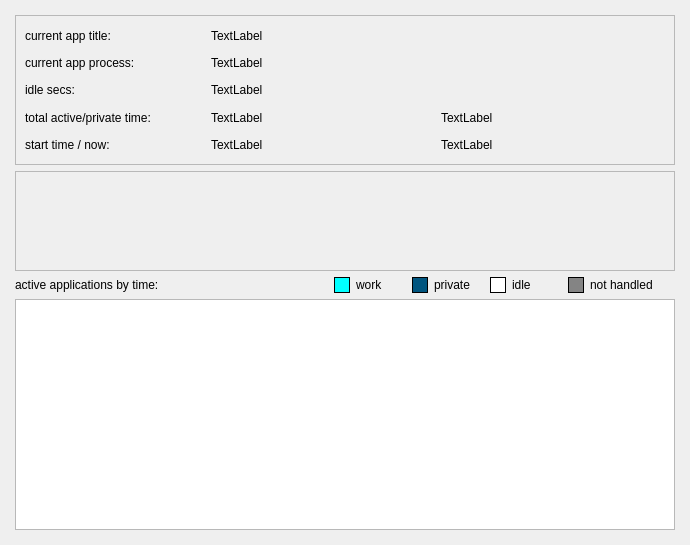
<?xml version="1.0" encoding="UTF-8"?>
<ui version="4.0">
 <class>MainWindow</class>
 <widget class="QMainWindow" name="MainWindow">
  <property name="geometry">
   <rect>
    <x>0</x>
    <y>0</y>
    <width>690</width>
    <height>545</height>
   </rect>
  </property>
  <property name="windowTitle">
   <string>MyTimeTracker</string>
  </property>
  <widget class="QWidget" name="centralwidget">
   <layout class="QVBoxLayout" name="verticalLayout_2">
    <item>
     <layout class="QVBoxLayout" name="verticalLayout">
      <property name="margin">
       <number>6</number>
      </property>
      <item>
       <widget class="QFrame" name="frame">
        <property name="minimumSize">
         <size>
          <width>660</width>
          <height>150</height>
         </size>
        </property>
        <property name="maximumSize">
         <size>
          <width>660</width>
          <height>150</height>
         </size>
        </property>
        <property name="frameShape">
         <enum>QFrame::StyledPanel</enum>
        </property>
        <property name="frameShadow">
         <enum>QFrame::Sunken</enum>
        </property>
        <layout class="QGridLayout" name="gridLayout_2">
         <item row="6" column="0">
          <widget class="QLabel" name="label_3">
           <property name="maximumSize">
            <size>
             <width>180</width>
             <height>16777215</height>
            </size>
           </property>
           <property name="text">
            <string>total active/private time:</string>
           </property>
          </widget>
         </item>
         <item row="4" column="0">
          <widget class="QLabel" name="label_4">
           <property name="maximumSize">
            <size>
             <width>180</width>
             <height>16777215</height>
            </size>
           </property>
           <property name="text">
            <string>current app process:</string>
           </property>
          </widget>
         </item>
         <item row="3" column="1">
          <widget class="QLabel" name="lbl_title">
           <property name="text">
            <string>TextLabel</string>
           </property>
          </widget>
         </item>
         <item row="3" column="0">
          <widget class="QLabel" name="label">
           <property name="maximumSize">
            <size>
             <width>180</width>
             <height>16777215</height>
            </size>
           </property>
           <property name="text">
            <string>current app title:</string>
           </property>
          </widget>
         </item>
         <item row="4" column="1">
          <widget class="QLabel" name="lbl_process">
           <property name="text">
            <string>TextLabel</string>
           </property>
          </widget>
         </item>
         <item row="6" column="1">
          <widget class="QLabel" name="lbl_active">
           <property name="text">
            <string>TextLabel</string>
           </property>
          </widget>
         </item>
         <item row="8" column="0">
          <widget class="QLabel" name="label_2">
           <property name="maximumSize">
            <size>
             <width>180</width>
             <height>16777215</height>
            </size>
           </property>
           <property name="text">
            <string>start time / now:</string>
           </property>
          </widget>
         </item>
         <item row="8" column="1">
          <widget class="QLabel" name="lbl_start_time">
           <property name="text">
            <string>TextLabel</string>
           </property>
          </widget>
         </item>
         <item row="8" column="2">
          <widget class="QLabel" name="lbl_now">
           <property name="text">
            <string>TextLabel</string>
           </property>
          </widget>
         </item>
         <item row="5" column="0">
          <widget class="QLabel" name="lbl_idle_5">
           <property name="maximumSize">
            <size>
             <width>180</width>
             <height>16777215</height>
            </size>
           </property>
           <property name="text">
            <string>idle secs:</string>
           </property>
          </widget>
         </item>
         <item row="5" column="1">
          <widget class="QLabel" name="lbl_idle">
           <property name="autoFillBackground">
            <bool>true</bool>
           </property>
           <property name="text">
            <string>TextLabel</string>
           </property>
          </widget>
         </item>
         <item row="6" column="2">
          <widget class="QLabel" name="lbl_private">
           <property name="text">
            <string>TextLabel</string>
           </property>
          </widget>
         </item>
        </layout>
       </widget>
      </item>
      <item>
       <widget class="timegraph" name="frm_timegraph">
        <property name="minimumSize">
         <size>
          <width>660</width>
          <height>100</height>
         </size>
        </property>
        <property name="maximumSize">
         <size>
          <width>660</width>
          <height>100</height>
         </size>
        </property>
        <property name="frameShape">
         <enum>QFrame::StyledPanel</enum>
        </property>
        <property name="frameShadow">
         <enum>QFrame::Sunken</enum>
        </property>
       </widget>
      </item>
      <item>
       <layout class="QHBoxLayout" name="horizontalLayout">
        <item>
         <widget class="QLabel" name="label_5">
          <property name="text">
           <string>active applications by time:</string>
          </property>
         </widget>
        </item>
        <item>
         <widget class="QLabel" name="lbl_color_work">
          <property name="minimumSize">
           <size>
            <width>16</width>
            <height>16</height>
           </size>
          </property>
          <property name="maximumSize">
           <size>
            <width>16</width>
            <height>16</height>
           </size>
          </property>
          <property name="palette">
           <palette>
            <active>
             <colorrole role="Base">
              <brush brushstyle="SolidPattern">
               <color alpha="255">
                <red>255</red>
                <green>255</green>
                <blue>255</blue>
               </color>
              </brush>
             </colorrole>
             <colorrole role="Window">
              <brush brushstyle="SolidPattern">
               <color alpha="255">
                <red>0</red>
                <green>255</green>
                <blue>255</blue>
               </color>
              </brush>
             </colorrole>
            </active>
            <inactive>
             <colorrole role="Base">
              <brush brushstyle="SolidPattern">
               <color alpha="255">
                <red>255</red>
                <green>255</green>
                <blue>255</blue>
               </color>
              </brush>
             </colorrole>
             <colorrole role="Window">
              <brush brushstyle="SolidPattern">
               <color alpha="255">
                <red>0</red>
                <green>255</green>
                <blue>255</blue>
               </color>
              </brush>
             </colorrole>
            </inactive>
            <disabled>
             <colorrole role="Base">
              <brush brushstyle="SolidPattern">
               <color alpha="255">
                <red>0</red>
                <green>255</green>
                <blue>255</blue>
               </color>
              </brush>
             </colorrole>
             <colorrole role="Window">
              <brush brushstyle="SolidPattern">
               <color alpha="255">
                <red>0</red>
                <green>255</green>
                <blue>255</blue>
               </color>
              </brush>
             </colorrole>
            </disabled>
           </palette>
          </property>
          <property name="autoFillBackground">
           <bool>true</bool>
          </property>
          <property name="frameShape">
           <enum>QFrame::Box</enum>
          </property>
          <property name="text">
           <string/>
          </property>
         </widget>
        </item>
        <item>
         <widget class="QLabel" name="label_13">
          <property name="sizePolicy">
           <sizepolicy hsizetype="Maximum" vsizetype="Preferred">
            <horstretch>0</horstretch>
            <verstretch>0</verstretch>
           </sizepolicy>
          </property>
          <property name="minimumSize">
           <size>
            <width>50</width>
            <height>0</height>
           </size>
          </property>
          <property name="text">
           <string>work</string>
          </property>
         </widget>
        </item>
        <item>
         <widget class="QLabel" name="label_6">
          <property name="minimumSize">
           <size>
            <width>16</width>
            <height>16</height>
           </size>
          </property>
          <property name="maximumSize">
           <size>
            <width>16</width>
            <height>16</height>
           </size>
          </property>
          <property name="palette">
           <palette>
            <active>
             <colorrole role="Base">
              <brush brushstyle="SolidPattern">
               <color alpha="255">
                <red>255</red>
                <green>255</green>
                <blue>255</blue>
               </color>
              </brush>
             </colorrole>
             <colorrole role="Window">
              <brush brushstyle="SolidPattern">
               <color alpha="255">
                <red>0</red>
                <green>85</green>
                <blue>127</blue>
               </color>
              </brush>
             </colorrole>
            </active>
            <inactive>
             <colorrole role="Base">
              <brush brushstyle="SolidPattern">
               <color alpha="255">
                <red>255</red>
                <green>255</green>
                <blue>255</blue>
               </color>
              </brush>
             </colorrole>
             <colorrole role="Window">
              <brush brushstyle="SolidPattern">
               <color alpha="255">
                <red>0</red>
                <green>85</green>
                <blue>127</blue>
               </color>
              </brush>
             </colorrole>
            </inactive>
            <disabled>
             <colorrole role="Base">
              <brush brushstyle="SolidPattern">
               <color alpha="255">
                <red>0</red>
                <green>85</green>
                <blue>127</blue>
               </color>
              </brush>
             </colorrole>
             <colorrole role="Window">
              <brush brushstyle="SolidPattern">
               <color alpha="255">
                <red>0</red>
                <green>85</green>
                <blue>127</blue>
               </color>
              </brush>
             </colorrole>
            </disabled>
           </palette>
          </property>
          <property name="autoFillBackground">
           <bool>true</bool>
          </property>
          <property name="frameShape">
           <enum>QFrame::Box</enum>
          </property>
          <property name="text">
           <string/>
          </property>
         </widget>
        </item>
        <item>
         <widget class="QLabel" name="lbl_color_private">
          <property name="sizePolicy">
           <sizepolicy hsizetype="Maximum" vsizetype="Preferred">
            <horstretch>0</horstretch>
            <verstretch>0</verstretch>
           </sizepolicy>
          </property>
          <property name="minimumSize">
           <size>
            <width>50</width>
            <height>0</height>
           </size>
          </property>
          <property name="text">
           <string>private</string>
          </property>
         </widget>
        </item>
        <item>
         <widget class="QLabel" name="label_11">
          <property name="minimumSize">
           <size>
            <width>16</width>
            <height>16</height>
           </size>
          </property>
          <property name="maximumSize">
           <size>
            <width>16</width>
            <height>16</height>
           </size>
          </property>
          <property name="palette">
           <palette>
            <active>
             <colorrole role="Base">
              <brush brushstyle="SolidPattern">
               <color alpha="255">
                <red>255</red>
                <green>255</green>
                <blue>255</blue>
               </color>
              </brush>
             </colorrole>
             <colorrole role="Window">
              <brush brushstyle="SolidPattern">
               <color alpha="255">
                <red>255</red>
                <green>255</green>
                <blue>255</blue>
               </color>
              </brush>
             </colorrole>
            </active>
            <inactive>
             <colorrole role="Base">
              <brush brushstyle="SolidPattern">
               <color alpha="255">
                <red>255</red>
                <green>255</green>
                <blue>255</blue>
               </color>
              </brush>
             </colorrole>
             <colorrole role="Window">
              <brush brushstyle="SolidPattern">
               <color alpha="255">
                <red>255</red>
                <green>255</green>
                <blue>255</blue>
               </color>
              </brush>
             </colorrole>
            </inactive>
            <disabled>
             <colorrole role="Base">
              <brush brushstyle="SolidPattern">
               <color alpha="255">
                <red>255</red>
                <green>255</green>
                <blue>255</blue>
               </color>
              </brush>
             </colorrole>
             <colorrole role="Window">
              <brush brushstyle="SolidPattern">
               <color alpha="255">
                <red>255</red>
                <green>255</green>
                <blue>255</blue>
               </color>
              </brush>
             </colorrole>
            </disabled>
           </palette>
          </property>
          <property name="autoFillBackground">
           <bool>true</bool>
          </property>
          <property name="frameShape">
           <enum>QFrame::Box</enum>
          </property>
          <property name="text">
           <string/>
          </property>
         </widget>
        </item>
        <item>
         <widget class="QLabel" name="lbl_color_idle">
          <property name="sizePolicy">
           <sizepolicy hsizetype="Maximum" vsizetype="Preferred">
            <horstretch>0</horstretch>
            <verstretch>0</verstretch>
           </sizepolicy>
          </property>
          <property name="minimumSize">
           <size>
            <width>50</width>
            <height>0</height>
           </size>
          </property>
          <property name="text">
           <string>idle</string>
          </property>
         </widget>
        </item>
        <item>
         <widget class="QLabel" name="label_9">
          <property name="minimumSize">
           <size>
            <width>16</width>
            <height>16</height>
           </size>
          </property>
          <property name="maximumSize">
           <size>
            <width>16</width>
            <height>16</height>
           </size>
          </property>
          <property name="palette">
           <palette>
            <active>
             <colorrole role="Base">
              <brush brushstyle="SolidPattern">
               <color alpha="255">
                <red>255</red>
                <green>255</green>
                <blue>255</blue>
               </color>
              </brush>
             </colorrole>
             <colorrole role="Window">
              <brush brushstyle="SolidPattern">
               <color alpha="255">
                <red>132</red>
                <green>132</green>
                <blue>132</blue>
               </color>
              </brush>
             </colorrole>
            </active>
            <inactive>
             <colorrole role="Base">
              <brush brushstyle="SolidPattern">
               <color alpha="255">
                <red>255</red>
                <green>255</green>
                <blue>255</blue>
               </color>
              </brush>
             </colorrole>
             <colorrole role="Window">
              <brush brushstyle="SolidPattern">
               <color alpha="255">
                <red>132</red>
                <green>132</green>
                <blue>132</blue>
               </color>
              </brush>
             </colorrole>
            </inactive>
            <disabled>
             <colorrole role="Base">
              <brush brushstyle="SolidPattern">
               <color alpha="255">
                <red>132</red>
                <green>132</green>
                <blue>132</blue>
               </color>
              </brush>
             </colorrole>
             <colorrole role="Window">
              <brush brushstyle="SolidPattern">
               <color alpha="255">
                <red>132</red>
                <green>132</green>
                <blue>132</blue>
               </color>
              </brush>
             </colorrole>
            </disabled>
           </palette>
          </property>
          <property name="autoFillBackground">
           <bool>true</bool>
          </property>
          <property name="frameShape">
           <enum>QFrame::Box</enum>
          </property>
          <property name="text">
           <string/>
          </property>
         </widget>
        </item>
        <item>
         <widget class="QLabel" name="lbl_color_na">
          <property name="sizePolicy">
           <sizepolicy hsizetype="Maximum" vsizetype="Preferred">
            <horstretch>0</horstretch>
            <verstretch>0</verstretch>
           </sizepolicy>
          </property>
          <property name="minimumSize">
           <size>
            <width>85</width>
            <height>0</height>
           </size>
          </property>
          <property name="text">
           <string>not handled</string>
          </property>
         </widget>
        </item>
       </layout>
      </item>
      <item>
       <widget class="QTableView" name="tbl_active_applications">
        <property name="minimumSize">
         <size>
          <width>660</width>
          <height>0</height>
         </size>
        </property>
        <property name="maximumSize">
         <size>
          <width>660</width>
          <height>16777215</height>
         </size>
        </property>
        <property name="sortingEnabled">
         <bool>true</bool>
        </property>
        <attribute name="horizontalHeaderShowSortIndicator" stdset="0">
         <bool>true</bool>
        </attribute>
        <attribute name="horizontalHeaderStretchLastSection">
         <bool>true</bool>
        </attribute>
        <attribute name="verticalHeaderVisible">
         <bool>false</bool>
        </attribute>
       </widget>
      </item>
     </layout>
    </item>
   </layout>
  </widget>
 </widget>
 <customwidgets>
  <customwidget>
   <class>timegraph</class>
   <extends>QFrame</extends>
   <header>timegraph.h</header>
   <container>1</container>
  </customwidget>
 </customwidgets>
 <resources/>
 <connections/>
</ui>
